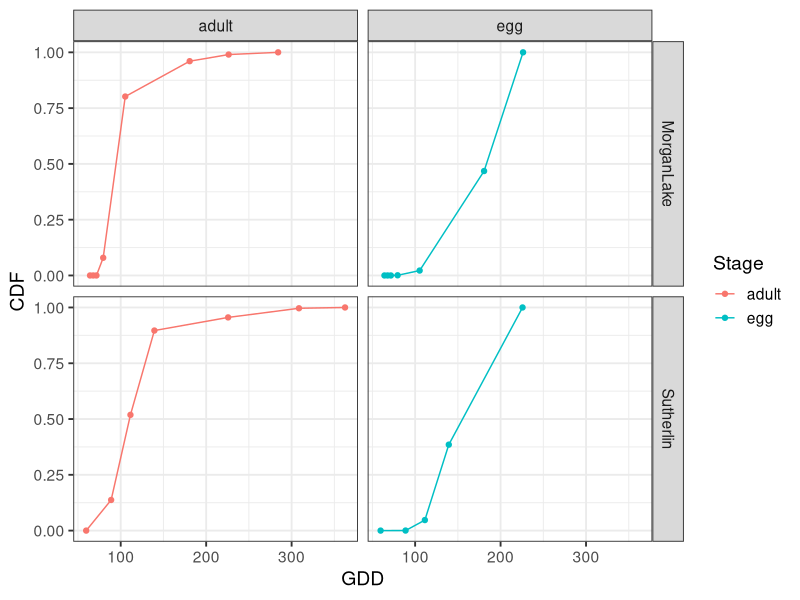
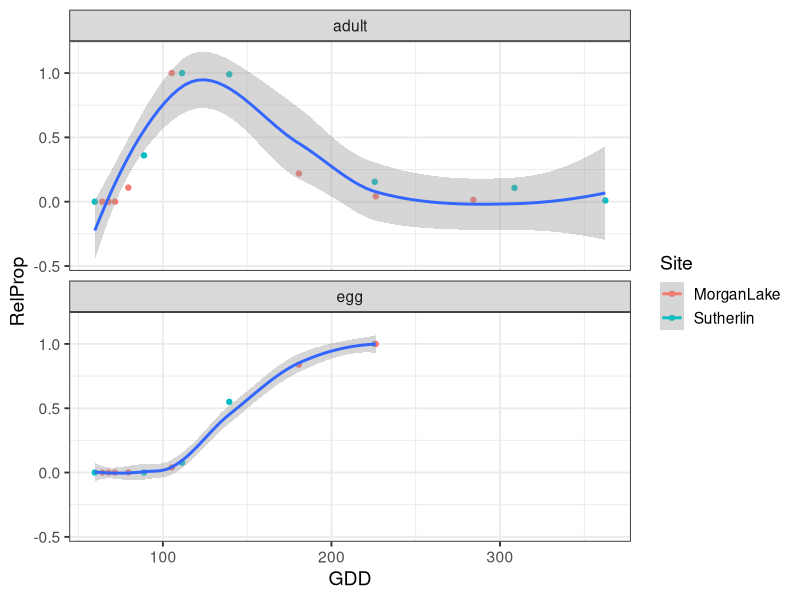

Recreate these plots in R, in order. (Note: this script raises an error after producing the figures.)
## ---- chunk 1
knitr::opts_chunk$set(echo = TRUE)
library(lubridate)
library(ggplot2)
library(dplyr)
library(mgcv)
library(grid)
library(fitdistrplus)

theme_set(theme_bw(base_size = 14)) 
## ---- chunk 2
dat <- read.csv("GCA_pheno_2013.csv", header = TRUE)
dat$Date <- mdy(dat$Date)
dat <- dat %>% 
  group_by(Site, Stage) %>% 
  mutate(RelProp = MeanCount / max(MeanCount, na.rm = TRUE),
         CDF = cumsum(MeanCount) / sum(MeanCount, na.rm = TRUE),
         Count = ifelse(Stage == "adult",   ### this only works for Fritzi's data
                        round(MeanCount * 15), round(MeanCount * 150)))
## ---- chunk 3

plt <- ggplot(dat, aes(x = GDD, y = CDF, group = Stage, color = Stage)) + 
  geom_point() +
  geom_line() +
  facet_grid(Site~Stage) #+
  # theme_bw() #+ 
  # ggtitle("Cumulative distribution function of observations")
plt
## ---- chunk 4

plt <- ggplot(dat, aes(x = GDD, y = RelProp, group = Stage, color = Site)) + 
  geom_point() +
  geom_smooth() +
  facet_wrap(~Stage, ncol = 1) #+
  # theme_bw() #+
  # ggtitle("Smoothed raw data with loess")
plt
## ---- chunk 5
stagedat <- dat %>% filter(Stage == "adult")

mod <- gam(Count ~ s(GDD, k = 10) + s(Site, bs = "re"), method = "REML",
           family = poisson, data = stagedat)

xrange <- range(stagedat$GDD)
xseq <- seq(from=xrange[1], to=xrange[2], length=1000)
preddat <- data.frame(GDD = xseq, Site = "Sutherlin")
preddat$y <- predict(mod, newdata = preddat, exclude = "s(Site)", type = "response")
preddat$RelProp <- preddat$y / max(preddat$y, na.rm = TRUE)
adultpred <- preddat #for later chunk

plt_adult <- ggplot(stagedat, aes(x = GDD, y = RelProp, color = Site)) + 
  geom_point() +
  geom_path(data = preddat) +
  ggtitle("Overwintering adults")
  # facet_wrap(~Stage, ncol = 1) +
  # theme_bw()
plt_adult

## ---- chunk 6
stagedat <- dat %>% filter(Stage == "egg")

mod <- gam(Count ~ s(GDD, k = 10) + s(Site, bs = "re"), method = "REML",
           family = poisson, data = stagedat)

xrange <- range(stagedat$GDD)
xseq <- seq(from=xrange[1], to=xrange[2], length=1000)
preddat <- data.frame(GDD = xseq, Site = "Sutherlin")
preddat$y <- predict(mod, newdata = preddat, exclude = "s(Site)", type = "response")
preddat$RelProp <- preddat$y / max(preddat$y, na.rm = TRUE)

plt <- ggplot(stagedat, aes(x = GDD, y = RelProp, color = Site)) + 
  geom_point() +
  geom_path(data = preddat) +
  ggtitle("F1 Eggs")
  # facet_wrap(~Stage, ncol = 1) +
  # theme_bw()
plt
## ---- chunk 7
stagedat <- dat %>% filter(Stage == "egg")

mod <- gam(Count ~ s(GDD, k = 5) + s(Site, bs = "re"), method = "REML",
           family = poisson, data = stagedat)

xrange <- range(stagedat$GDD)
xseq <- seq(from=xrange[1], to=xrange[2], length=1000)
preddat <- data.frame(GDD = xseq, Site = "Sutherlin")
preddat$y <- predict(mod, newdata = preddat, exclude = "s(Site)", type = "response")
preddat$RelProp <- preddat$y / max(preddat$y, na.rm = TRUE)
eggpred <- preddat # for later analysis

plt_egg <- ggplot(stagedat, aes(x = GDD, y = RelProp, color = Site)) + 
  geom_point() +
  geom_path(data = preddat) +   
  ggtitle("F1 Eggs")
  # facet_wrap(~Stage, ncol = 1) +
  # theme_bw()
plt_egg
## ---- chunk 8
# distribution needs x and cdf
gamdist <- adultpred %>% 
  mutate(CDF = cumsum(y) / sum(y, na.rm = TRUE),
         x = GDD)

SubstageDistrib <- function(dist, numstage, perc){
  # this is an approximation from GAM predictions, could make more precise
  # with more predicted values or interpolation, but doesn't seem necessary
  ReturnClosestValue <- function(dist, xval){
    out <- dist$CDF[which(dist$x > xval)[1]]
  }
  
  low <- (1 - perc)/2
  high <- 1 - (1 - perc) / 2
  low <- dist$x[which(dist$CDF > low)[1]]
  high <- dist$x[which(dist$CDF > high)[1]]
  
  bounds <- seq(low, high, length.out = numstage + 1)
  means <- (bounds[1:numstage] + bounds[2:(numstage + 1)]) / 2
  weights <- diff(sapply(X = bounds, FUN = ReturnClosestValue, dist = dist), lag = 1)
  return(data.frame(means, weights))
}

## ---- chunk 9
newdat <- expand.grid(NumStage = c(5, 7, 9),
                      PercIncl = c(.9, .95, .99))
test <- newdat %>% 
  group_by(NumStage, PercIncl) %>% 
  do(SubstageDistrib(dist = gamdist, numstage = .$NumStage, perc = .$PercIncl)) %>% 
  mutate(GDD = means, 
         RelProp = weights / max(weights),
         BarWidth = diff(means[1:2]))

plt <- ggplot(data = test, aes(x = GDD, y = RelProp)) +
  geom_col(aes(width = BarWidth), color = "black", alpha = 0) +
  geom_path(data = adultpred, color = "red", alpha = .5, size = 1.5) +
  facet_grid(NumStage ~ PercIncl) +
  ggtitle("Overwintering adults")
plt
## ---- chunk 10

# Multiple plot function
#
# ggplot objects can be passed in ..., or to plotlist (as a list of ggplot objects)
# - cols:   Number of columns in layout
# - layout: A matrix specifying the layout. If present, 'cols' is ignored.
#
# If the layout is something like matrix(c(1,2,3,3), nrow=2, byrow=TRUE),
# then plot 1 will go in the upper left, 2 will go in the upper right, and
# 3 will go all the way across the bottom.
#
multiplot <- function(..., plotlist=NULL, file, cols=1, layout=NULL) {
  library(grid)
  
  # Make a list from the ... arguments and plotlist
  plots <- c(list(...), plotlist)
  
  numPlots = length(plots)
  
  # If layout is NULL, then use 'cols' to determine layout
  if (is.null(layout)) {
    # Make the panel
    # ncol: Number of columns of plots
    # nrow: Number of rows needed, calculated from # of cols
    layout <- matrix(seq(1, cols * ceiling(numPlots/cols)),
                     ncol = cols, nrow = ceiling(numPlots/cols))
  }
  
  if (numPlots==1) {
    print(plots[[1]])
    
  } else {
    # Set up the page
    grid.newpage()
    pushViewport(viewport(layout = grid.layout(nrow(layout), ncol(layout))))
    
    # Make each plot, in the correct location
    for (i in 1:numPlots) {
      # Get the i,j matrix positions of the regions that contain this subplot
      matchidx <- as.data.frame(which(layout == i, arr.ind = TRUE))
      
      print(plots[[i]], vp = viewport(layout.pos.row = matchidx$row,
                                      layout.pos.col = matchidx$col))
    }
  }
}
## ---- chunk 11
plt_ad <- plt_adult +
  geom_point(aes(x = 256.2, y = 1, color = "Coeburn"), shape = 17, size = 3) +
  geom_point(aes(x = 108, y = 0, color = "Coeburn"), shape = 17, size = 3) +
  geom_point(aes(x = 404.4, y = 0, color = "Coeburn"), shape = 17, size = 3) +
  scale_x_continuous(limit = c(0, 600)) +
  # theme(legend.position = "none") +
  ggtitle("Overwintering adults")

plt_eg <- plt_egg +
  geom_point(aes(x = 256.2, y = 1, color = "Coeburn"), shape = 17, size = 3) +
  geom_point(aes(x = 108, y = 0, color = "Coeburn"), shape = 17, size = 3) +  
  geom_point(aes(x = 404.4, y = 0, color = "Coeburn"), shape = 17, size = 3) +
  scale_x_continuous(limit = c(0, 600)) +
  # theme(legend.position = "none") +
  ggtitle("F1 Eggs")

multiplot(plt_ad, plt_eg, cols = 1)
## ---- chunk 12
stagedat <- dat %>% filter(Stage == "egg")

mod <- gam(Count ~ s(GDD, k = 5) + s(Site, bs = "re"), method = "REML",
           family = poisson, data = stagedat)

xrange <- range(stagedat$GDD)
xseq <- seq(from=xrange[1], to=xrange[2], length=1000)
preddat <- data.frame(GDD = xseq, Site = "Sutherlin")
preddat$y <- predict(mod, newdata = preddat, exclude = "s(Site)", type = "response")
preddat$RelProp <- preddat$y / max(preddat$y, na.rm = TRUE)
eggpred <- preddat # for later analysis

ovi_rate <- diff(eggpred$RelProp, lag = 1)
# cut off distribution when oviposition rate hits 0
ovi_rate <- ovi_rate[1:(which(ovi_rate < 0)[1] - 1)]
plot(eggpred$GDD[1:length(ovi_rate)], ovi_rate * 1000)



gamdist <- eggpred %>% 
  mutate(CDF = cumsum(y) / sum(y, na.rm = TRUE),
         x = GDD)

test <- SubstageDistrib(dist = gamdist, numstage = 7, perc = .99)
## ---- chunk 13
# need to take curve above and draw out discrete observations
draws <- rpois(n = length(ovi_rate), lambda = ovi_rate * 1000)
gdd_obs <- rep(eggpred$GDD[1:length(ovi_rate)], times = draws)
# hist(gdd_obs)

descdist(gdd_obs, discrete = FALSE)
fit.beta <- fitdist(gdd_obs/(max(gdd_obs) + 1), "beta")
fit.norm <- fitdist(gdd_obs/(max(gdd_obs) + 1), "norm")
fit.gamm <- fitdist(gdd_obs, "gamma")

# descdist(gdd_obs, discrete = TRUE)
# fit.norm <- fitdist(gdd_obs, "norm")
# fit.pois <- fitdist(gdd_obs, "pois")
# fit.nbin <- fitdist(gdd_obs, "nbinom")
## ---- chunk 14
eggdist <- dbeta(x = seq(0,1, length.out = length(gdd_obs)), shape1 = fit.beta$estimate[1], shape2 = fit.beta$estimate[2])
eggdist <- (eggdist / max(eggdist))
egg.df <- data.frame(GDD = gdd_obs, RelProp = eggdist, Site = "Beta")

plt_ad <- plt_adult +
  geom_point(aes(x = 256.2, y = 1, color = "Coeburn"), shape = 17, size = 3) +
  geom_point(aes(x = 108, y = 0, color = "Coeburn"), shape = 17, size = 3) +
  geom_point(aes(x = 404.4, y = 0, color = "Coeburn"), shape = 17, size = 3) +
  scale_x_continuous(limit = c(0, 600)) +
  geom_path(data = egg.df, aes(x = GDD, y = RelProp)) +
  # theme(legend.position = "none") +
  ggtitle("Overwintering adults")

plt_eg <- plt_egg +
  geom_point(aes(x = 256.2, y = 1, color = "Coeburn"), shape = 17, size = 3) +
  geom_point(aes(x = 108, y = 0, color = "Coeburn"), shape = 17, size = 3) +  
  geom_point(aes(x = 404.4, y = 0, color = "Coeburn"), shape = 17, size = 3) +
  scale_x_continuous(limit = c(0, 600)) +
  geom_path(data = egg.df, aes(x = GDD, y = RelProp)) +
  # theme(legend.position = "none") +
  ggtitle("F1 Eggs")

multiplot(plt_ad, plt_eg, cols = 1)
